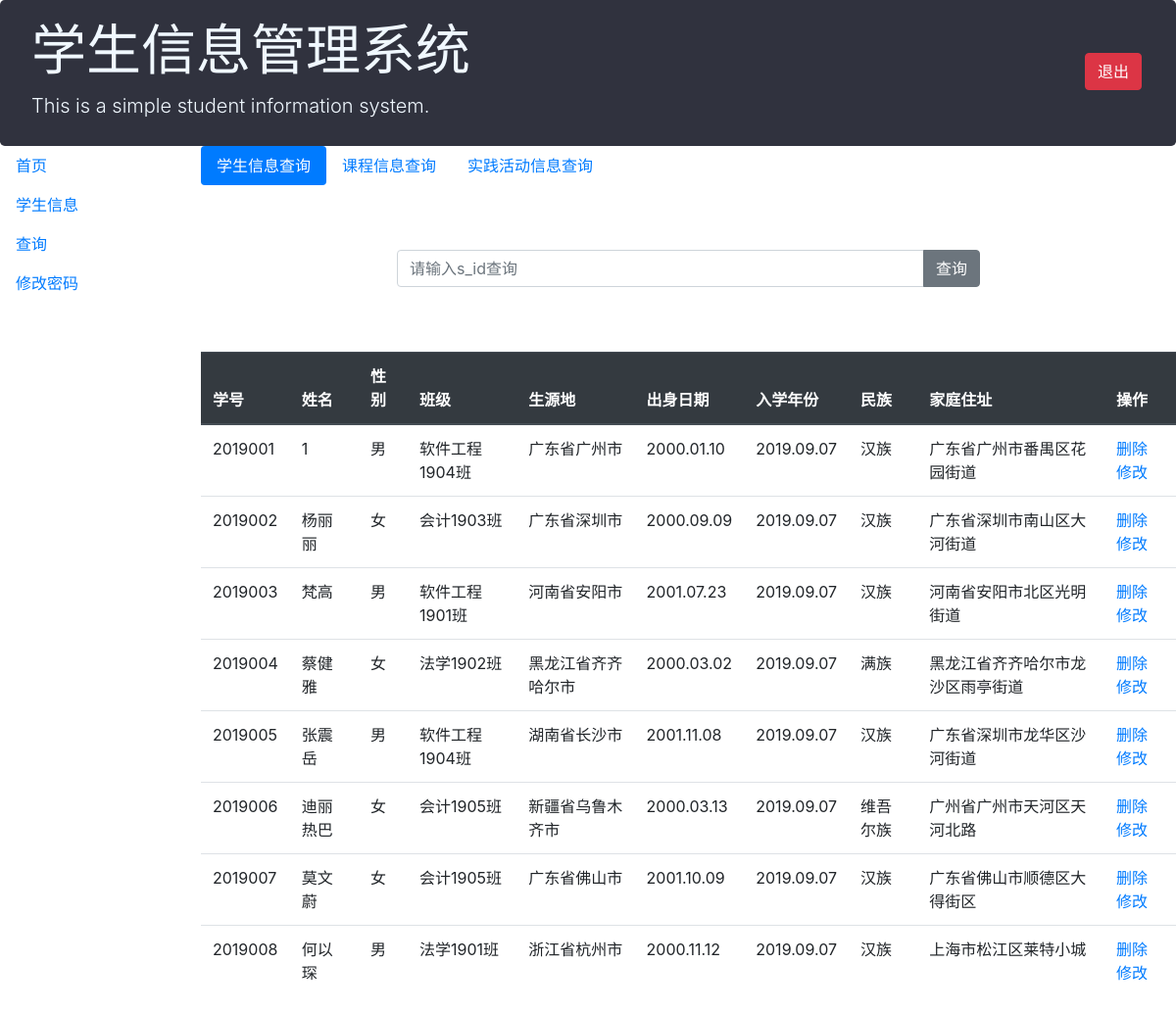
/homepage.php?type=selectPage, run on an earlier commit of the app's database.
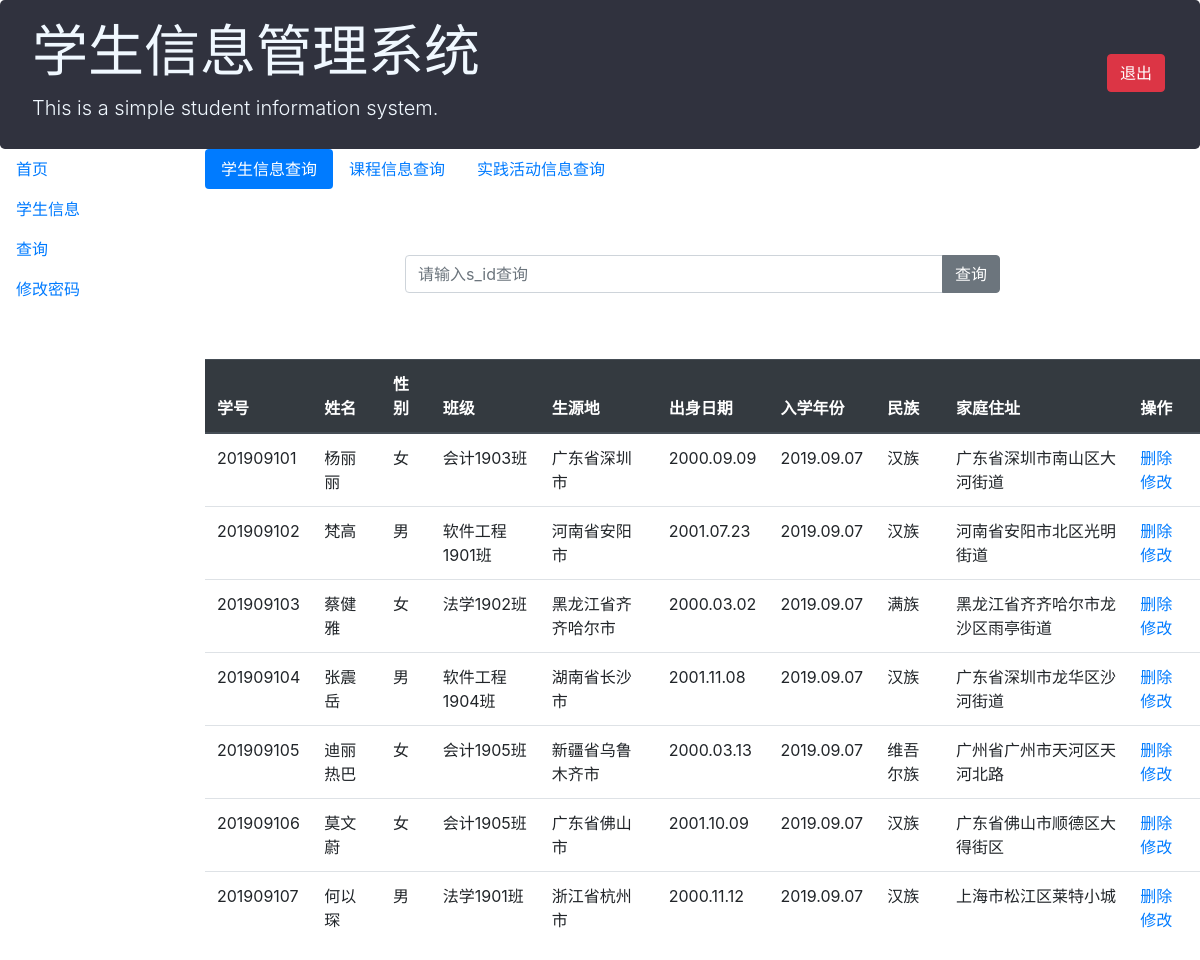
And on a later commit of the database.
### tables this page shows
create table student
(
    s_id varchar(20),
	name varchar(20) not null,
	gender varchar(5),
	class_name varchar(20),
	date_birth varchar(20),
	data_enrollment varchar(20),
	native_place varchar(20),
	nationality varchar(20),
	home_address varchar(20),
	users_name varchar(20),
	primary key(s_id)
);

### DetailPage/selectPage.php (the view, shortened to what this page needs)
<ul class="nav nav-pills mb-3" id="pills-tab" role="tablist">
    <li class="nav-item" role="presentation">
        <a class="nav-link active" id="pills-searchhome-tab" data-toggle="pill" href="#pills-searchhome" role="tab" aria-controls="pills-home" aria-selected="true">学生信息查询</a>
    </li>
    <li class="nav-item" role="presentation">
        <a class="nav-link" id="pills-searchprofile-tab" data-toggle="pill" href="#pills-searchprofile" role="tab" aria-controls="pills-searchprofile" aria-selected="false">课程信息查询</a>
    </li>
    <li class="nav-item" role="presentation">
        <a class="nav-link" id="pills-searchcontact-tab" data-toggle="pill" href="#pills-searchcontact" role="tab" aria-controls="pills-searchcontact" aria-selected="false">实践活动信息查询</a>
    </li>
</ul>
<div class="tab-content" id="pills-tabContent">
    <div class="tab-pane fade show active" id="pills-searchhome" role="tabpanel" aria-labelledby="pills-searchhome-tab">
        <form method="post" action="./search/search_student.php">
            <div class="input-group mb-3 search_ox">
                <input type="text" class="form-control" placeholder="请输入s_id查询" aria-label="Recipient's username" aria-describedby="button-addon2" name="search">
                <div class="input-group-append">
                    <button class="btn btn-secondary" type="submit" id="button-addon2">查询</button>
                </div>
            </div>
        </form>
        <table class="table">
            <thead class="thead-dark">
                <tr>
                    <th scope="col">学号</th>
                    <th scope="col">姓名</th>
                    <th scope="col">性别</th>
                    <th scope="col">班级</th>
                    <th scope="col">生源地</th>
                    <th scope="col">出身日期</th>
                    <th scope="col">入学年份</th>
                    <th scope="col">民族</th>
                    <th scope="col">家庭住址</th>
                    <th scope="col">操作</th>
                </tr>
            </thead>
            <tbody>
                <?php
                $sql = "SELECT * FROM student";
                foreach ($conn->query($sql) as $row) {
                    echo "<tr>";
                    echo "<td>{$row['s_id']}</td>";
                    echo "<td>{$row['name']}</td>";
                    echo "<td>{$row['gender']}</td>";
                    echo "<td>{$row['class_name']}</td>";
                    echo "<td>{$row['native_place']}</td>";
                    echo "<td>{$row['date_birth']}</td>";
                    echo "<td>{$row['data_enrollment']}</td>";
                    echo "<td>{$row['nationality']}</td>";
                    echo "<td>{$row['home_address']}</td>";
                    echo "<td>
                      <a href='javascript:del_sure({$row['s_id']})'>删除</a>
                      <a href='student_change.php?s_id=({$row['s_id']})'>修改</a>
                        </td>";
                    echo "</tr>";
                }
                ?>
            </tbody>
        </table>
    </div>
</div>

### homepage.php (shortened to what this page needs)
<?php require_once("conn.php"); ?>
<!doctype html>
<html lang="zh-CN">
<head>
  <link rel="stylesheet" href="https://cdn.jsdelivr.net/npm/bootstrap@4.6.0/dist/css/bootstrap.min.css">
  <link rel="stylesheet" href="./css/home.css">
</head>
<body>
  <div class="jumbotron" id="header">
    <h1 class="display-4" style="color: aliceblue;">学生信息管理系统</h1>
    <p class="lead" style="color: aliceblue;">This is a simple student information system.</p>
    <a class="btn btn-danger LoginOut" href="home.php" role="button">退出</a>
  </div>
  <div class="row">
    <div class="col-2">
      <div>
        <a class="nav-link" href="?type=introducePage">首页</a>
        <a class="nav-link" href="?type=informationPage">学生信息</a>
        <a class="nav-link" href="?type=selectPage">查询</a>
        <a class="nav-link" href="?type=settingPage">修改密码</a>
      </div>
    </div>
    <div class="col-10">
      <div class="tab-content">
        <?php
        if ($_GET['type'] == 'selectPage') {
          require_once "./DetailPage/selectPage.php";
        }
        ?>
      </div>
    </div>
  </div>
</body>
</html>

### css/home.css (style rules this page uses)
* { padding: 0; margin: 0; }
#header { margin-bottom: 0%; padding-bottom: 10px; padding-top: 18px; background-color: rgb(48, 50, 62); }
.search_ox { padding-left: 200px; padding-right: 200px; padding-top: 50px; padding-bottom: 50px; }

### homepage.php (style rules this page uses)
.LoginOut { position: absolute; top: 54px; right: 35px; }

What changed in the data, as far as the page shows it:
removed student: s_id "2019001", name "1", gender "男", class_name "软件工程1904班", native_place "广东省广州市", date_birth "2000.01.10", data_enrollment "2019.09.07", nationality "汉族", home_address "广东省广州市番禺区花园街道"
removed student: s_id "2019002", name "杨丽丽", gender "女", class_name "会计1903班", native_place "广东省深圳市", date_birth "2000.09.09", data_enrollment "2019.09.07", nationality "汉族", home_address "广东省深圳市南山区大河街道"
removed student: s_id "2019003", name "梵高", gender "男", class_name "软件工程1901班", native_place "河南省安阳市", date_birth "2001.07.23", data_enrollment "2019.09.07", nationality "汉族", home_address "河南省安阳市北区光明街道"
removed student: s_id "2019004", name "蔡健雅", gender "女", class_name "法学1902班", native_place "黑龙江省齐齐哈尔市", date_birth "2000.03.02", data_enrollment "2019.09.07", nationality "满族", home_address "黑龙江省齐齐哈尔市龙沙区雨亭街道"
removed student: s_id "2019005", name "张震岳", gender "男", class_name "软件工程1904班", native_place "湖南省长沙市", date_birth "2001.11.08", data_enrollment "2019.09.07", nationality "汉族", home_address "广东省深圳市龙华区沙河街道"
removed student: s_id "2019006", name "迪丽热巴", gender "女", class_name "会计1905班", native_place "新疆省乌鲁木齐市", date_birth "2000.03.13", data_enrollment "2019.09.07", nationality "维吾尔族", home_address "广州省广州市天河区天河北路"
removed student: s_id "2019007", name "莫文蔚", gender "女", class_name "会计1905班", native_place "广东省佛山市", date_birth "2001.10.09", data_enrollment "2019.09.07", nationality "汉族", home_address "广东省佛山市顺德区大得街区"
removed student: s_id "2019008", name "何以琛", gender "男", class_name "法学1901班", native_place "浙江省杭州市", date_birth "2000.11.12", data_enrollment "2019.09.07", nationality "汉族", home_address "上海市松江区莱特小城"
added student: s_id "201909101", name "杨丽丽", gender "女", class_name "会计1903班", native_place "广东省深圳市", date_birth "2000.09.09", data_enrollment "2019.09.07", nationality "汉族", home_address "广东省深圳市南山区大河街道"
added student: s_id "201909102", name "梵高", gender "男", class_name "软件工程1901班", native_place "河南省安阳市", date_birth "2001.07.23", data_enrollment "2019.09.07", nationality "汉族", home_address "河南省安阳市北区光明街道"
added student: s_id "201909103", name "蔡健雅", gender "女", class_name "法学1902班", native_place "黑龙江省齐齐哈尔市", date_birth "2000.03.02", data_enrollment "2019.09.07", nationality "满族", home_address "黑龙江省齐齐哈尔市龙沙区雨亭街道"
added student: s_id "201909104", name "张震岳", gender "男", class_name "软件工程1904班", native_place "湖南省长沙市", date_birth "2001.11.08", data_enrollment "2019.09.07", nationality "汉族", home_address "广东省深圳市龙华区沙河街道"
added student: s_id "201909105", name "迪丽热巴", gender "女", class_name "会计1905班", native_place "新疆省乌鲁木齐市", date_birth "2000.03.13", data_enrollment "2019.09.07", nationality "维吾尔族", home_address "广州省广州市天河区天河北路"
added student: s_id "201909106", name "莫文蔚", gender "女", class_name "会计1905班", native_place "广东省佛山市", date_birth "2001.10.09", data_enrollment "2019.09.07", nationality "汉族", home_address "广东省佛山市顺德区大得街区"
added student: s_id "201909107", name "何以琛", gender "男", class_name "法学1901班", native_place "浙江省杭州市", date_birth "2000.11.12", data_enrollment "2019.09.07", nationality "汉族", home_address "上海市松江区莱特小城"
